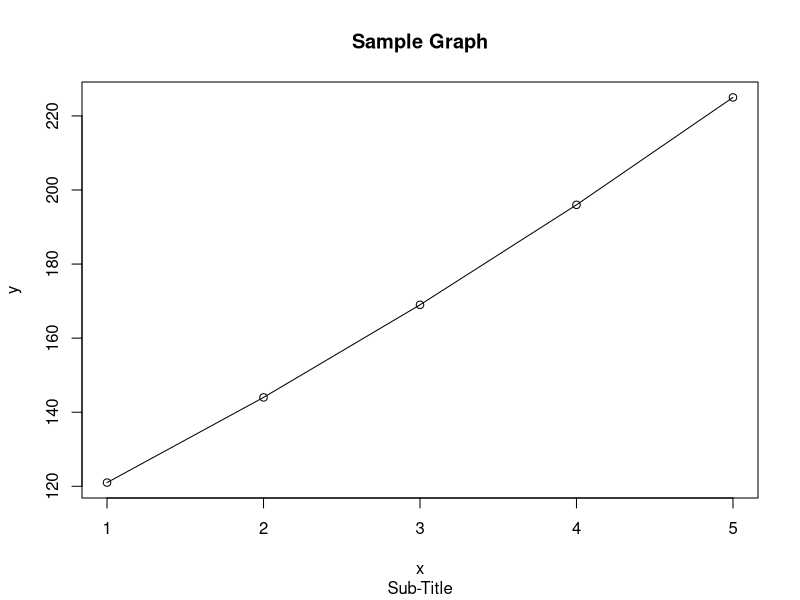

Write R code to recreate this figure.
#
## sample_graph
#
x 	<- 1:5
y 	<- (11:15)^2
plot(x,y)
lines(x,y)
main	<- "Sample Graph"
sub	<- "Sub-Title"
title(main,sub)
